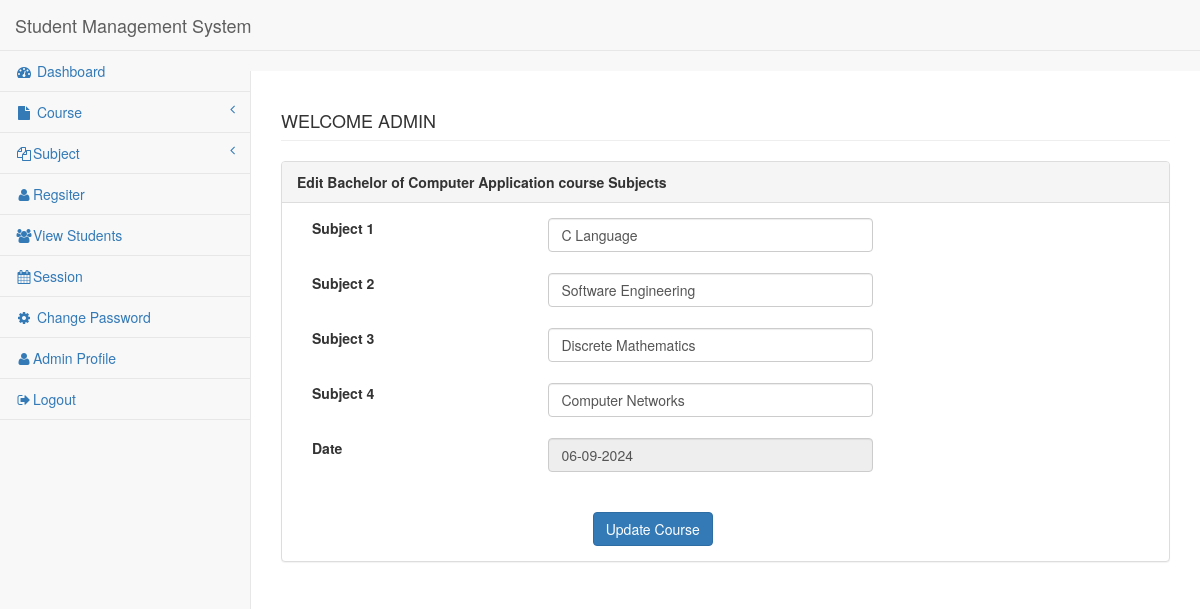
Screenshot of /studentrecordms/edit-subject.php?sid=4 (signed in) with the database file from the repository.
### tables this page shows
CREATE TABLE `subject` (
  `subid` int(11) NOT NULL,
  `cshort` varchar(50) DEFAULT NULL,
  `cfull` varchar(250) DEFAULT NULL,
  `sub1` varchar(250) DEFAULT NULL,
  `sub2` varchar(250) DEFAULT NULL,
  `sub3` varchar(250) DEFAULT NULL,
  `sub4` varchar(255) DEFAULT NULL,
  `dt_created` datetime NOT NULL DEFAULT current_timestamp(),
  `update_date` varchar(200) DEFAULT NULL
);

### studentrecordms/edit-subject.php (the view, shortened to what this page needs)
<?php session_start();
include('includes/dbconnection.php');
if (strlen($_SESSION['aid']==0)) {
  header('location:logout.php');
  } else{
?>
<!DOCTYPE html>
<html lang="en">
<head>
<link href="bower_components/bootstrap/dist/css/bootstrap.min.css"
	rel="stylesheet">
<link href="bower_components/metisMenu/dist/metisMenu.min.css"
	rel="stylesheet">
<link href="dist/css/sb-admin-2.css" rel="stylesheet">
<link href="bower_components/font-awesome/css/font-awesome.min.css"
	rel="stylesheet" type="text/css">
</head>
<body>
<form method="post" >
	<div id="wrapper">
		<?php include('leftbar.php')?>;
		<div id="page-wrapper">
			<div class="row">
				<div class="col-lg-12">
					<h4 class="page-header"> <?php echo strtoupper("welcome"." ".htmlentities($_SESSION['login']));?></h4>
				</div>
			</div>
			<div class="row">
				<div class="col-lg-12">
					<div class="panel panel-default">
                            <?php
$subid=intval($_GET['sid']);
$query=mysqli_query($con,"SELECT * FROM `subject` where subid='$subid'");
while($res=mysqli_fetch_array($query)){?>
						<div class="panel-heading"><b>Edit <?php echo $res['cfull'];?> course Subjects</b></div>
						<div class="panel-body">
							<div class="row">
						 	<div class="col-lg-10">
										<div class="form-group">
											<div class="col-lg-4">
<label>Subject 1</label>
</div>
<div class="col-lg-6">
<input class="form-control" name="sub1" id="sub1"  value="<?php echo $res['sub1'];?>" required="required">
</div>
</div>	<br><br>
<div class="form-group">
<div class="col-lg-4">
<label>Subject 2</label>
</div>
<div class="col-lg-6">
<input class="form-control" name="sub2" id="sub2" value="<?php echo $res['sub2'];?>" required="required">
</div>
</div>
<br><br>
<div class="form-group">
<div class="col-lg-4">
<label>Subject 3</label>
</div>
<div class="col-lg-6">
<input class="form-control" name="sub3" id="sub3" value="<?php echo $res['sub3'];?>" required="required"></div>
</div> <br><br>
<div class="form-group">
<div class="col-lg-4">
<label>Subject 4</label>
</div>
<div class="col-lg-6">
<input class="form-control" name="sub4" id="sub4" value="<?php echo $res['sub4'];?>" required="required"></div>
</div> <br><br>
<div class="form-group">
<div class="col-lg-4">
<label>Date</label></div>
<div class="col-lg-6">
<input class="form-control" value="<?php echo date('d-m-Y');?>" readonly="readonly" name="udate"></div></div></div>
<br><br>
<?php }  ?>
<div class="form-group">
<div class="col-lg-4"></div>
<div class="col-lg-6"><br><br><input type="submit" class="btn btn-primary" name="submit" value="Update Course"></button></div>
</div></div></div>
							</div>
						</div>
					</div>
				</div>
			</div>
</form>
</body>
</html>
<?php } ?>

### rows the page displays
subject: cfull "Bachelor of Computer Application", sub1 "C Language", sub2 "Software Engineering", sub3 "Discrete Mathematics", sub4 "Computer Networks"
